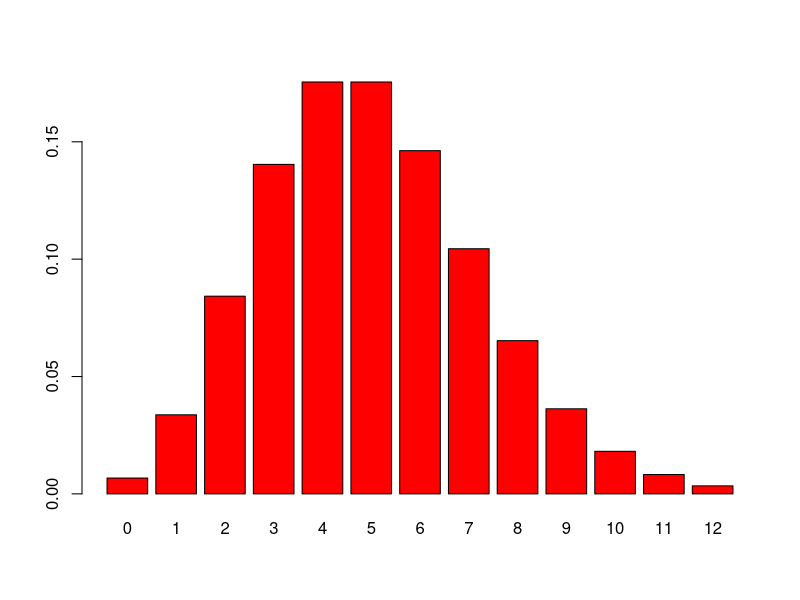
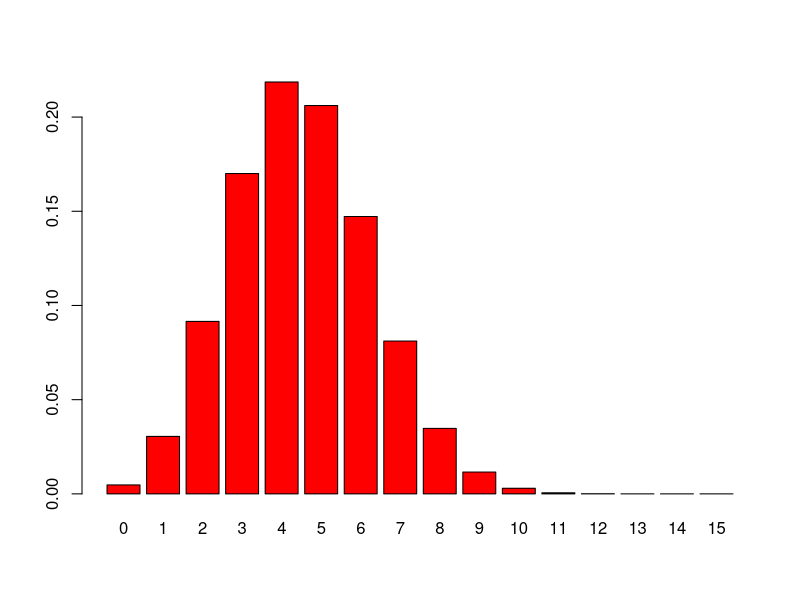
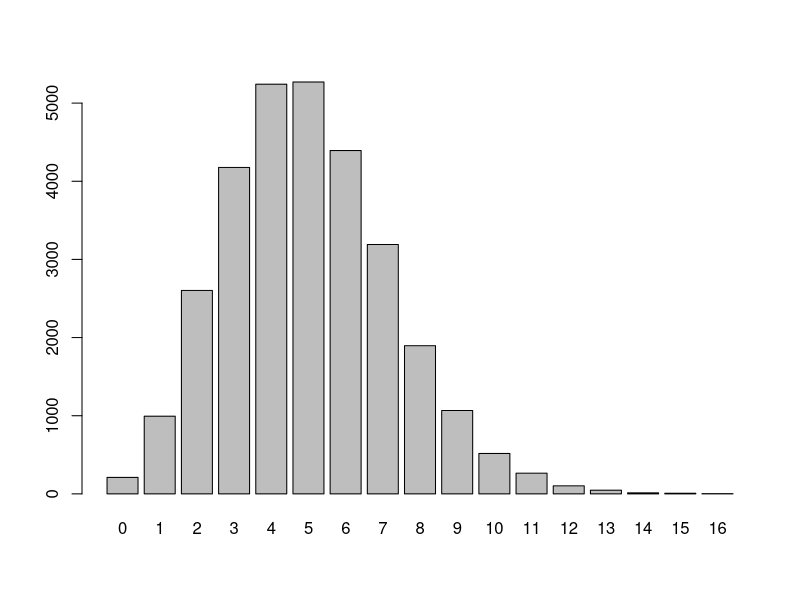
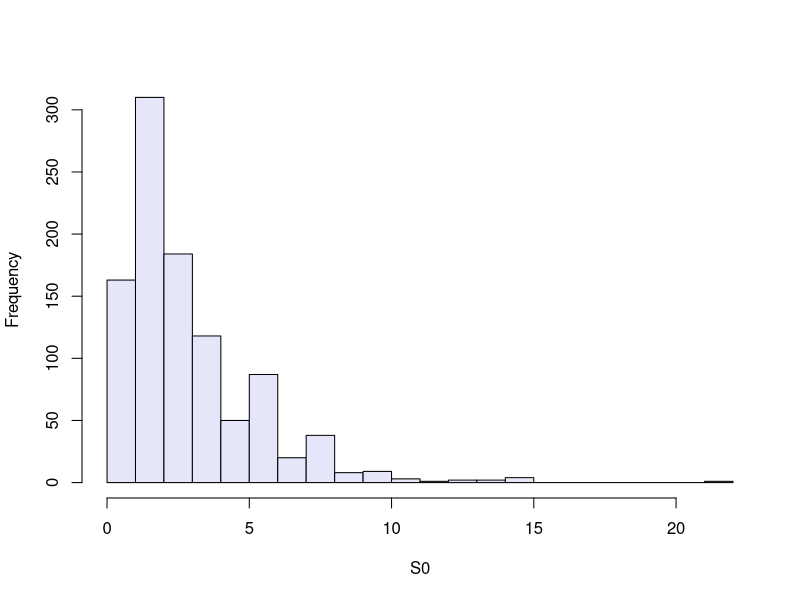
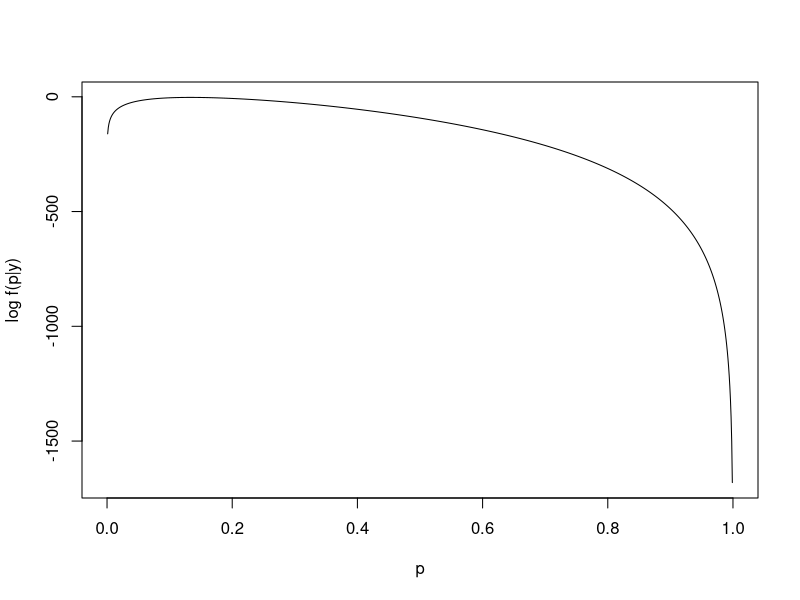

The R script that drew these images, in order:
## ---- chunk 1
#for one value
dpois(x = 3, lambda = 5)

#for several values instead of a loop
dpois(x = 0:12, lambda = 5)
barplot(dpois(0:12, 5), names.arg = 0:12, col = "red")
## ---- chunk 2

genotype = c("AA","AO","BB","AO","OO","AO","AA","BO","BO","AO","BB","AO","BO","AB","OO","AB","BB","AO","AO")
table(genotype)

#with factor:
genotypeF =  factor(genotype)
levels(genotypeF)
table(genotypeF)
## ---- chunk 3
# r-functions generate tailored outcomes for each type of distribution
rbinom(15, prob = 0.5, size = 1)

# withs unequal probabilities
rbinom(12, prob = 2/3, size = 1)
## ---- chunk 4
#with changed parameters
rbinom(1, prob = 2/3, size = 12)
## ---- chunk 5
set.seed(235569515)
rbinom(1, prob = 0.3, size = 15)
## ---- chunk 6
probabilities = dbinom(0:15, prob = 0.3, size = 15)
round(probabilities, 2)
barplot(probabilities, names.arg = 0:15, col = "red")
## ---- chunk 7
rbinom(1, prob = 5e-4, size = 10000)
simulations = rbinom(n = 30000, prob = 5e-4, size = 10000)
barplot(table(simulations), sol = "lavender")
## ---- chunk 8
1 - ppois(6, 0.5)
ppois(6, 0.5, lower.tail = FALSE)
## ---- chunk 9
maxes = replicate(100000, {
  max(rpois(100, 0.5))
})
table(maxes)
## ---- chunk 10
pvec = rep(1/4, 4)
t(rmultinom(1, prob = pvec, size = 8)) #rmultinom simulates categorical data
## ---- chunk 11
obsunder0 = rmultinom(1000, prob = pvec, size = 20)
dim(obsunder0)

expected0 = pvec * 20
sum((obsunder0[, 1] - expected0)^2 / expected0)
## ---- chunk 12
stat = function(obsvd, exptd = 20 * pvec) {
  sum((obsvd - exptd)^2 / exptd)
}
stat(obsunder0[, 1])

S0 = apply(obsunder0, 2, stat)
summary(S0)

hist(S0, breaks = 25, col = "lavender", main = "")

q95 = quantile(S0, probs = 0.95)
q95
## ---- chunk 13
pvecA = c(3/8, 1/4, 1/4, 1/8)
observed = rmultinom(1000, prob = pvecA, size = 20)
dim(observed)
apply(observed, 1, mean)
expectedA = pvecA * 20
expectedA
stat(observed[, 1])
S1 = apply(observed, 2, stat)
q95
sum(S1 > q95) #counts the successes of the simulation
power = mean(S1 > q95) #the proportion of simulations where the test statistic exceeded the critical value
power
## ---- chunk 14
loglikelihood = function(p, n = 300, y = 40) {
  log(choose(n, y)) + y * log(p) + (n - y) * log(1 - p)
}
p_seq = seq(0, 1, by = 0.001)
plot(p_seq, loglikelihood(p_seq), xlab = "p", ylab = "log f(p|y)", type = "l")
